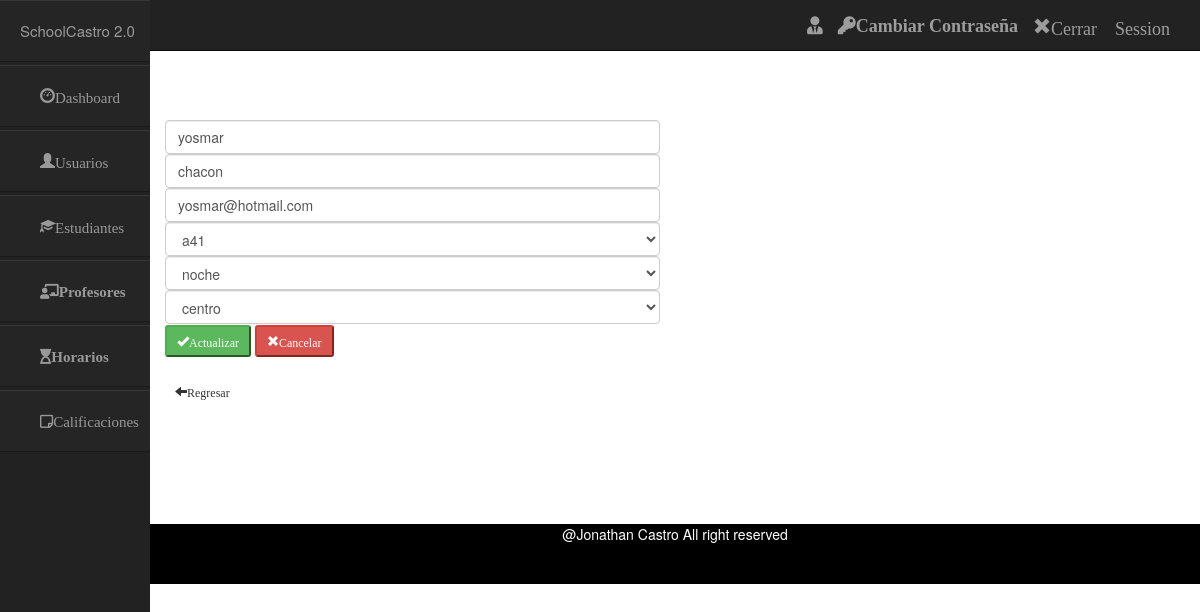
The page /index.php/profesores_controller/editar/1 on the database its author committed.
### tables this page shows
CREATE TABLE `profesores` (
  `id` int(50) NOT NULL,
  `nombre` varchar(50) NOT NULL,
  `apellido` varchar(50) NOT NULL,
  `email` varchar(50) NOT NULL,
  `session` varchar(50) NOT NULL,
  `turno` varchar(50) NOT NULL,
  `sede` varchar(50) NOT NULL
);

### application/controllers/Profesores_controller.php (called while the page is built, shortened)
<?php
class Profesores_controller extends CI_Controller {
        public function editar($id) {
            $data['usuario'] = $this->session->userdata('usuario');
            $data['datos'] = $this->profesores_model->profesoresPorId($id);
                $this->load->view('include/header');
                $this->load->view('include/navbar',$data);
                $this->load->view('include/sidebar');
                $this->load->view('admin/editar_profesores',$data);
                $this->load->view('include/footer');
    }
}

### index.php (called while the page is built, shortened)
<?php
require_once BASEPATH.'core/CodeIgniter.php';

### application/models/Profesores_model.php (called while the page is built, shortened)
<?php
class Profesores_model extends CI_Model {
	public function profesoresPorId($id)
	{
		$sql = "SELECT id,nombre,apellido,email,session,turno,sede from profesores where id= $id";
		$query = $this->db->query($sql);
		return $query->row();
	}
}

### application/views/admin/editar_profesores.php (the view)
<br>
<br>
<br>
<br>
<br>
<br>
	<div class="row col-md-6" >
		<form action="" method="post">
			<input type="text" class="form-control" name="nombre" value="<?php echo $datos->nombre?>">
			<input type="text" class="form-control"  name="apellido" value="<?php echo $datos->apellido?>">
			<input type="text" class="form-control" name="email" value="<?php echo $datos->email?>">
			<select name="session" class="form-control" id="session" >
				<option><?php echo $datos->session?></option>
			</select>
			<select name="turno" class="form-control" id="turno" >
				<option><?php echo $datos->turno?></option>
			</select>
			<select name="sede" class="form-control" id="sede">
				<option><?php echo $datos->sede?></option>
			</select>
			<button type="submit" name="submit" value="submit" class="btn-success btn-sm glyphicon glyphicon-ok">Actualizar</button>
			<button type="reset" class="btn-danger btn-sm glyphicon glyphicon-remove">Cancelar</button>
			<br>
			<br>
			<a href="<?php echo base_url();?>index.php/profesores_controller"><span class="btn-default btn-sm glyphicon glyphicon-arrow-left">Regresar</span></a>
		</form>
<br>
<br>
<br>
<br>
<br>
<br>
	</div>

### assets/css/styles_sidebar.css (style rules this page uses)
.row { margin-left:0px; margin-right:0px; }

### rows shown on the page
profesores: nombre "yosmar", apellido "chacon", email "yosmar@hotmail.com", session "a41", turno "noche", sede "centro"
